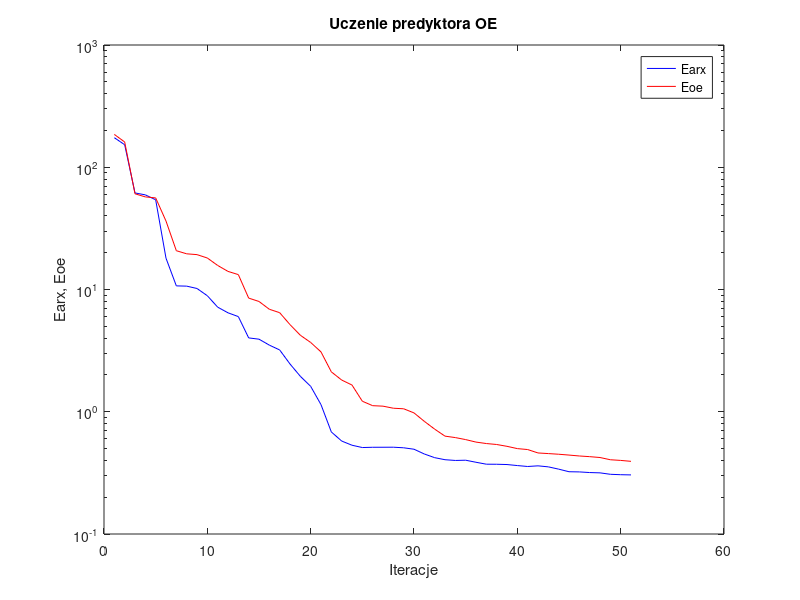
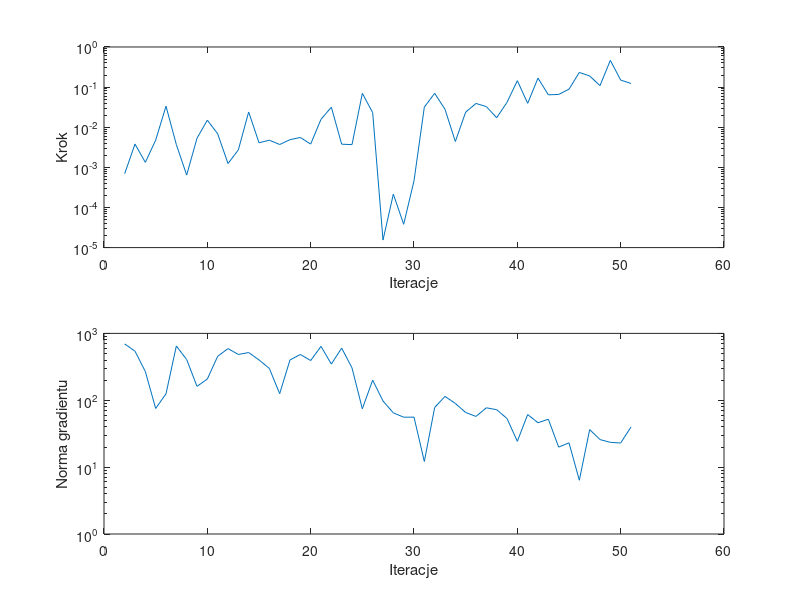

MATLAB code to generate these figures, in order:
%uczenie predyktora oe
clear all;
n=0; farx(n+1)=1.744531e+002; foe(n+1)=1.855787e+002; wspucz(n+1)=0.000000e+000; ng(n+1)=0.000000e+000;
%odnowa zmiennej metryki
n=1; farx(n+1)=1.528295e+002; foe(n+1)=1.609353e+002; krok(n+1)=6.946998e-004; ng(n+1)=6.961327e+002;
n=2; farx(n+1)=6.163391e+001; foe(n+1)=6.066401e+001; krok(n+1)=3.804775e-003; ng(n+1)=5.414739e+002;
n=3; farx(n+1)=5.946053e+001; foe(n+1)=5.721112e+001; krok(n+1)=1.330026e-003; ng(n+1)=2.689301e+002;
n=4; farx(n+1)=5.416886e+001; foe(n+1)=5.614505e+001; krok(n+1)=4.776032e-003; ng(n+1)=7.547006e+001;
n=5; farx(n+1)=1.803176e+001; foe(n+1)=3.629502e+001; krok(n+1)=3.345123e-002; ng(n+1)=1.248416e+002;
n=6; farx(n+1)=1.070714e+001; foe(n+1)=2.076671e+001; krok(n+1)=3.692938e-003; ng(n+1)=6.476044e+002;
n=7; farx(n+1)=1.065459e+001; foe(n+1)=1.958541e+001; krok(n+1)=6.423816e-004; ng(n+1)=4.065611e+002;
n=8; farx(n+1)=1.019250e+001; foe(n+1)=1.928687e+001; krok(n+1)=5.320104e-003; ng(n+1)=1.613985e+002;
n=9; farx(n+1)=8.891777e+000; foe(n+1)=1.809846e+001; krok(n+1)=1.501192e-002; ng(n+1)=2.077856e+002;
n=10; farx(n+1)=7.172246e+000; foe(n+1)=1.573138e+001; krok(n+1)=6.875219e-003; ng(n+1)=4.541042e+002;
n=11; farx(n+1)=6.446946e+000; foe(n+1)=1.406296e+001; krok(n+1)=1.243743e-003; ng(n+1)=5.926753e+002;
n=12; farx(n+1)=6.003360e+000; foe(n+1)=1.323695e+001; krok(n+1)=2.722891e-003; ng(n+1)=4.839478e+002;
n=13; farx(n+1)=4.018639e+000; foe(n+1)=8.505317e+000; krok(n+1)=2.398987e-002; ng(n+1)=5.171430e+002;
n=14; farx(n+1)=3.922824e+000; foe(n+1)=7.981395e+000; krok(n+1)=4.101231e-003; ng(n+1)=4.012256e+002;
n=15; farx(n+1)=3.508169e+000; foe(n+1)=6.892553e+000; krok(n+1)=4.747676e-003; ng(n+1)=2.993862e+002;
n=16; farx(n+1)=3.202949e+000; foe(n+1)=6.462969e+000; krok(n+1)=3.709130e-003; ng(n+1)=1.254760e+002;
n=17; farx(n+1)=2.458654e+000; foe(n+1)=5.160959e+000; krok(n+1)=4.892037e-003; ng(n+1)=4.007388e+002;
n=18; farx(n+1)=1.949759e+000; foe(n+1)=4.225388e+000; krok(n+1)=5.557598e-003; ng(n+1)=4.836549e+002;
n=19; farx(n+1)=1.613864e+000; foe(n+1)=3.688043e+000; krok(n+1)=3.801047e-003; ng(n+1)=3.927666e+002;
n=20; farx(n+1)=1.143321e+000; foe(n+1)=3.087009e+000; krok(n+1)=1.574999e-002; ng(n+1)=6.394665e+002;
n=21; farx(n+1)=6.835500e-001; foe(n+1)=2.119859e+000; krok(n+1)=3.157023e-002; ng(n+1)=3.480226e+002;
n=22; farx(n+1)=5.760854e-001; foe(n+1)=1.817365e+000; krok(n+1)=3.779179e-003; ng(n+1)=6.028147e+002;
n=23; farx(n+1)=5.322982e-001; foe(n+1)=1.654029e+000; krok(n+1)=3.683227e-003; ng(n+1)=3.047691e+002;
n=24; farx(n+1)=5.096168e-001; foe(n+1)=1.219171e+000; krok(n+1)=7.000904e-002; ng(n+1)=7.457033e+001;
n=25; farx(n+1)=5.122083e-001; foe(n+1)=1.121227e+000; krok(n+1)=2.315269e-002; ng(n+1)=1.997524e+002;
%odnowa zmiennej metryki
n=26; farx(n+1)=5.124568e-001; foe(n+1)=1.111078e+000; krok(n+1)=1.539716e-005; ng(n+1)=9.760320e+001;
n=27; farx(n+1)=5.128651e-001; foe(n+1)=1.068785e+000; krok(n+1)=2.151482e-004; ng(n+1)=6.481838e+001;
n=28; farx(n+1)=5.072583e-001; foe(n+1)=1.057527e+000; krok(n+1)=3.812225e-005; ng(n+1)=5.581879e+001;
n=29; farx(n+1)=4.937208e-001; foe(n+1)=9.785523e-001; krok(n+1)=4.616173e-004; ng(n+1)=5.590538e+001;
n=30; farx(n+1)=4.512831e-001; foe(n+1)=8.346142e-001; krok(n+1)=3.178877e-002; ng(n+1)=1.214346e+001;
n=31; farx(n+1)=4.211552e-001; foe(n+1)=7.207339e-001; krok(n+1)=7.000904e-002; ng(n+1)=7.800862e+001;
n=32; farx(n+1)=4.052252e-001; foe(n+1)=6.317301e-001; krok(n+1)=2.800363e-002; ng(n+1)=1.141982e+002;
n=33; farx(n+1)=3.995981e-001; foe(n+1)=6.147419e-001; krok(n+1)=4.403244e-003; ng(n+1)=8.959436e+001;
n=34; farx(n+1)=4.013771e-001; foe(n+1)=5.919027e-001; krok(n+1)=2.378377e-002; ng(n+1)=6.562893e+001;
n=35; farx(n+1)=3.862110e-001; foe(n+1)=5.647304e-001; krok(n+1)=3.914062e-002; ng(n+1)=5.731495e+001;
n=36; farx(n+1)=3.723958e-001; foe(n+1)=5.495396e-001; krok(n+1)=3.269900e-002; ng(n+1)=7.715943e+001;
n=37; farx(n+1)=3.719616e-001; foe(n+1)=5.397077e-001; krok(n+1)=1.726831e-002; ng(n+1)=7.225696e+001;
n=38; farx(n+1)=3.700131e-001; foe(n+1)=5.214358e-001; krok(n+1)=4.158324e-002; ng(n+1)=5.338675e+001;
n=39; farx(n+1)=3.629610e-001; foe(n+1)=4.994846e-001; krok(n+1)=1.446686e-001; ng(n+1)=2.430891e+001;
n=40; farx(n+1)=3.566681e-001; foe(n+1)=4.907329e-001; krok(n+1)=3.941187e-002; ng(n+1)=6.122487e+001;
n=41; farx(n+1)=3.610962e-001; foe(n+1)=4.601804e-001; krok(n+1)=1.674643e-001; ng(n+1)=4.611570e+001;
n=42; farx(n+1)=3.541998e-001; foe(n+1)=4.548491e-001; krok(n+1)=6.423218e-002; ng(n+1)=5.202729e+001;
n=43; farx(n+1)=3.392794e-001; foe(n+1)=4.492062e-001; krok(n+1)=6.563449e-002; ng(n+1)=1.993037e+001;
n=44; farx(n+1)=3.231136e-001; foe(n+1)=4.422586e-001; krok(n+1)=8.877087e-002; ng(n+1)=2.309361e+001;
n=45; farx(n+1)=3.220531e-001; foe(n+1)=4.347287e-001; krok(n+1)=2.320583e-001; ng(n+1)=6.367777e+000;
n=46; farx(n+1)=3.181830e-001; foe(n+1)=4.292726e-001; krok(n+1)=1.892883e-001; ng(n+1)=3.645081e+001;
n=47; farx(n+1)=3.163792e-001; foe(n+1)=4.223496e-001; krok(n+1)=1.088038e-001; ng(n+1)=2.582020e+001;
n=48; farx(n+1)=3.079285e-001; foe(n+1)=4.049566e-001; krok(n+1)=4.641165e-001; ng(n+1)=2.347579e+001;
n=49; farx(n+1)=3.055395e-001; foe(n+1)=3.999484e-001; krok(n+1)=1.497077e-001; ng(n+1)=2.294561e+001;
n=50; farx(n+1)=3.043587e-001; foe(n+1)=3.929878e-001; krok(n+1)=1.232694e-001; ng(n+1)=3.987946e+001;

figure; semilogy(farx,'b'); hold on; semilogy(foe,'r'); xlabel('Iteracje'); ylabel('Earx, Eoe'); legend('Earx','Eoe'); title('Uczenie predyktora OE');
figure; subplot(2,1,1); semilogy(krok); xlabel('Iteracje'); ylabel('Krok');
subplot(2,1,2); semilogy(ng); xlabel('Iteracje'); ylabel('Norma gradientu');
Earx=farx(n+1)
Eoe=foe(n+1)
